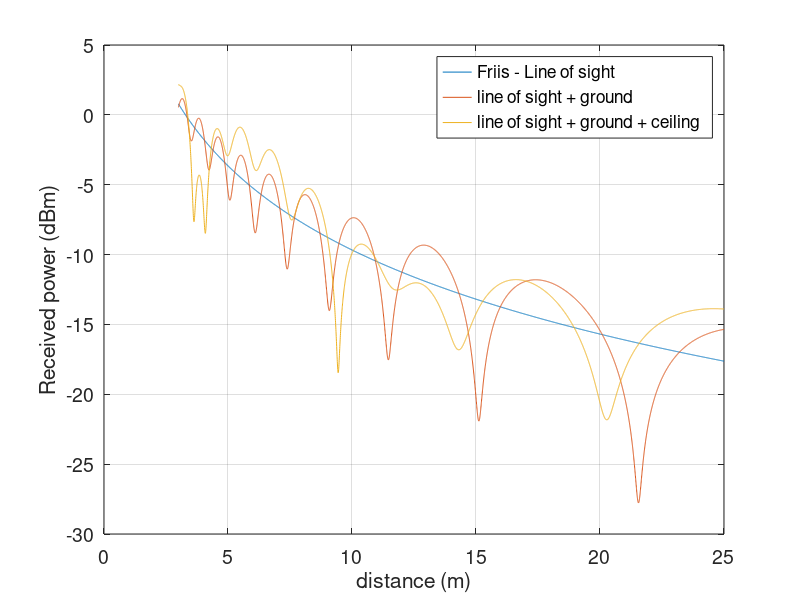

Source code (MATLAB):
% Friis model, for LOS + GROUND + CEILING
%
clear all;
figure(1);clf;

f = 915e6;
c = 3e8;

y = 1.5;
ceil = 4;

%%
d = linspace(3, 25, 5000);
wl = c/f;

theta = 2*pi*f/c * d;

pl = 1./(4*pi*d.^2);

CHANNEL = pl;
gdbi = 6;
pt = 1;
gant = 10^(gdbi/10);
pr = pt * gant * gant * wl^2 / (4*pi) * CHANNEL;

plot(d, 30+10*log10(pr));
grid on;

%% ADD IN GROUND
y = 3;
gd = 2 * sqrt(d.^2/4 + y^2);
plg =  1./(4*pi*gd.^2);
thetag = 2*pi*f/c * gd;

a = pl.*exp(1j*theta);
b = plg.*exp(1j*thetag);
CHANNEL = abs(a + b);
prg = pt * gant * gant * wl^2 / (4*pi) * CHANNEL;
hold all;
plot(d, 30+10*log10(prg));

%% ADD IN CEILING
cd = 2 * sqrt(d.^2/4 + (ceil-y)^2);
plc =  1./(4*pi*cd.^2);
thetac = 2*pi*f/c * cd;

c = plc.*exp(1j*thetac);
CHANNEL = abs(a + b + c);
prc = pt * gant * gant * wl^2 / (4*pi) * CHANNEL;
hold all;
plot(d, 30+10*log10(prc));

set(gca, 'fontsize', 14);
xlabel('distance (m)');
ylabel('Received power (dBm)')
legend('Friis - Line of sight', 'line of sight + ground', 'line of sight + ground + ceiling')

print('-dpng', 'out.png')
